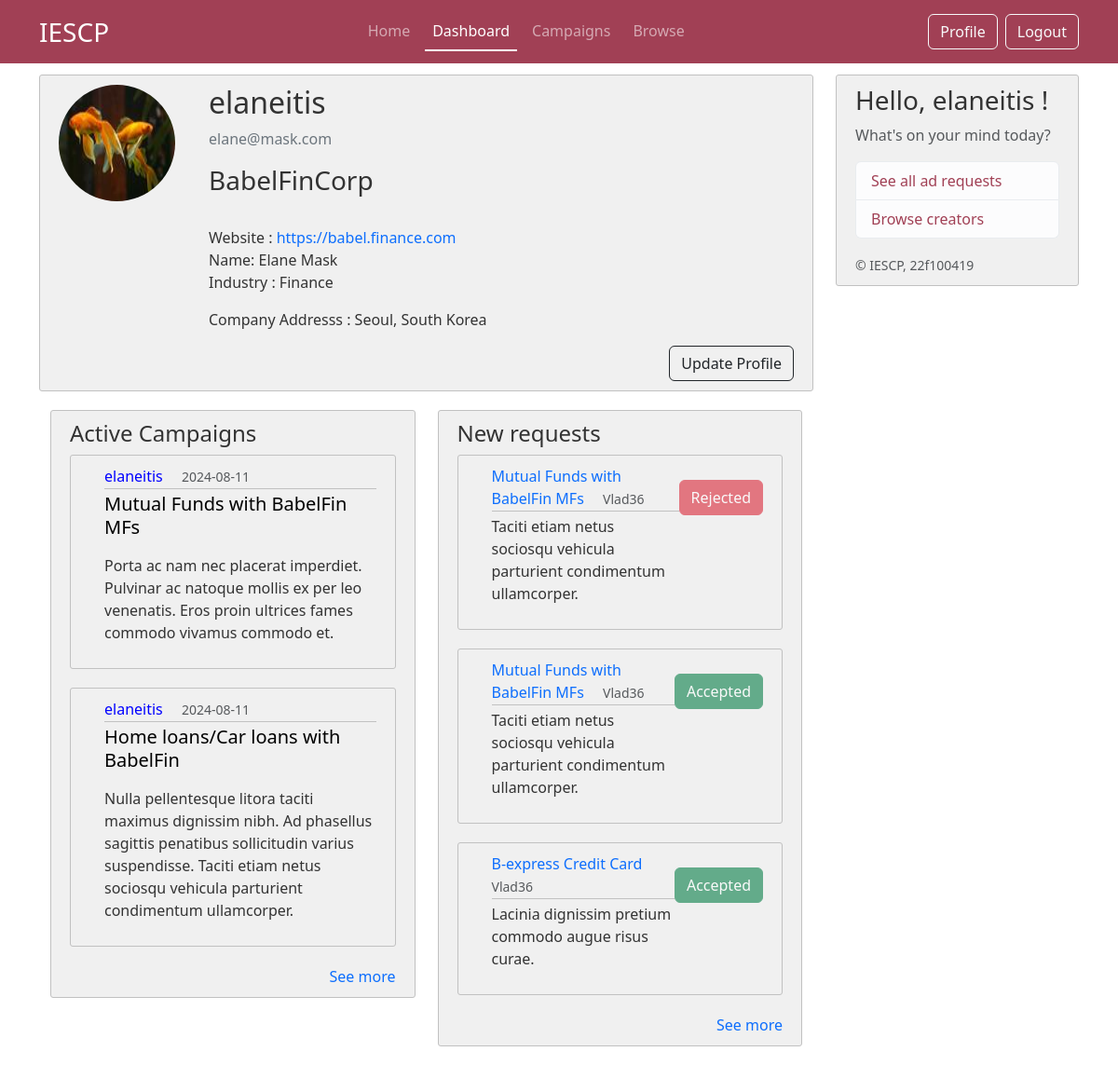
/dashboard (signed in), run on the app's committed database.
### iescp/models.py (models this page shows, shortened)
class CommonUser(db.Model,UserMixin):
     __tablename__ = 'commonuser'
     id = db.Column(db.Integer, primary_key=True)
     role = db.Column(db.String(25), nullable=False) # sponsor or creator
     username = db.Column(db.String(16), unique=True, nullable =False)
     password = db.Column(db.String(60), nullable =False)
     email = db.Column(db.String(50), unique=True, nullable =False)
     firstname = db.Column(db.String(50), nullable=False)
     lastname = db.Column(db.String(50), nullable=False)
     profile_pic = db.Column(db.String(16), nullable =False, default='default.jpg')
     status = db.Column(db.String(12), nullable= False, default='Public') #public or private profile for browse page
     flag = db.Column(db.String(5), nullable=False, default='No') # flag for admin
     phone_no = db.Column(db.String(16), nullable = False)

class Sponsor(db.Model, UserMixin):
     __tablename__ = 'sponsor'
     id = db.Column(db.Integer, primary_key=True)
     company = db.Column(db.String(50), nullable = False)
     industry = db.Column(db.String(50), nullable=False)
     website= db.Column(db.String(120), nullable=False)
     company_address = db.Column(db.Text, nullable=False)
     common_id = db.Column(db.Integer, db.ForeignKey('commonuser.id'), nullable = False)
     common_user = db.relationship('CommonUser', backref='sponsor', uselist=False)

class Post(db.Model):
     id = db.Column(db.Integer, primary_key=True)
     title = db.Column(db.String(100), nullable =False)
     date_posted = db.Column(db.DateTime, nullable =False, default =datetime.now(timezone.utc))
     description = db.Column(db.Text, nullable =False)
     budget = db.Column(db.String(20), nullable =False)
     industry = db.Column(db.String(20), nullable =False)
     end_date = db.Column(db.DateTime, nullable =False)
     user_id = db.Column(db.Integer,db.ForeignKey('sponsor.id'),nullable= False)
     status = db.Column(db.String(20), nullable=False, default='Public')
     author = db.relationship('Sponsor', backref='posts', lazy=True)

class AdRequest(db.Model):
    id = db.Column(db.Integer, primary_key=True)
    post_id = db.Column(db.Integer, db.ForeignKey('post.id'), nullable=False)
    sender_id = db.Column(db.Integer, db.ForeignKey('commonuser.id'), nullable=False)
    receiver_id = db.Column(db.Integer, db.ForeignKey('commonuser.id'), nullable=False)
    description = db.Column(db.Text, nullable=False)
    budget = db.Column(db.String(20), nullable=False)
    expected_completion_date = db.Column(db.DateTime, nullable=False)
    status = db.Column(db.String(20), nullable=False, default='pending')  # pending, accepted, rejected
    post = db.relationship('Post', backref='ad_requests')
    sender = db.relationship('CommonUser', foreign_keys=[sender_id], backref='sent_ad_requests')
    receiver = db.relationship('CommonUser', foreign_keys=[receiver_id], backref='received_ad_requests')

### iescp/routes.py (the view, shortened to what this page needs)
@app.route("/dashboard")
@login_required
def dashboard():
     image_file = url_for('static',filename='images/profile_pics/'+current_user.profile_pic)
     if current_user.role == "Sponsor":
          sponsor_data = Sponsor.query.filter_by(common_id=current_user.id).first()
          posts = Post.query.filter_by(author = sponsor_data).order_by(Post.date_posted.desc()).limit(2)
          rec_adreq = AdRequest.query.filter_by(receiver_id = current_user.id).all()
          return render_template("sponsor/01_sponsor_dashboard.html", title= "Dashboard", sponsor_data = sponsor_data, image_file=image_file, ads_posts=posts, ads_rec = rec_adreq)
     else:
          return redirect(url_for('home'))

### iescp/models.py (called while the page is built)
@login_manager.user_loader
def load_user(user_id):
     return CommonUser.query.get(int(user_id))

### iescp/templates/sponsor/01_sponsor_dashboard.html (shortened to what this page needs)
{% extends "layout.html" %}
{% block content %}
    <div class="content-section">
        <div class="d-flex">
            <div class="flex-shrink-0">
                <img src="{{ image_file }}" alt="user-profile-picture" class="rounded-circle account-img">
            </div>
            <div class="flex-grow-1 ms-3">
                <h2 class="account-name"> {{current_user.username}}</h2>
                <p class="text-secondary">{{ current_user.email  }}</p>
                <p class="h3">{{ sponsor_data.company  }}</p>
                <p class="article-content">
                    <span> Website : <a href="{{ sponsor_data.website }}" target="_blank"> {{ sponsor_data.website }}</a></span>
                    <span> Name: {{ current_user.firstname }} {{ current_user.lastname }}</span>
                    <span> Industry : {{ sponsor_data.industry }} </span>
                </p>
                <p class="article-content">Company Addresss : {{ sponsor_data.company_address }}</p>
            </div>
        </div>
        <div class="text-end">
            <a class="btn btn-outline-dark" href="{{url_for('sponsor_profile')}}">Update Profile</a>
        </div>
    </div>
    <div class="container">
        <div class="row ">
            <div class="col-md-6">
                <div class="content-section">
                    <h2 class="fs-4"> Active Campaigns</h2>
                    {% for post in ads_posts %}
                        <article class="d-flex content-section">
                            <div class="flex-grow-1 ms-3">
                                <div class="article-metadata justify-content-between">
                                    <a class="h6" href="{{ url_for('sponsor_view',username=post.author.common_user.username) }}" style="margin-right: 1rem;"> {{ post.author.common_user.username }}</a>
                                    <small class="text-muted"> {{ post.date_posted.strftime('%Y-%m-%d') }}</small>
                                </div>
                                <p><a class="article-title h5" href="{{ url_for('post',post_id=post.id)}}"> {{ post.title }} </a></p>
                                <p class="article-content"> {{ post.description }} </p>
                            </div>
                        </article>
                    {% endfor %}
                    <div class="text-end">
                        <a href="{{ url_for('campaign') }}" >See more</a>
                    </div>
                </div>
            </div>
            <div class="col-md-6">
                <div class="content-section">
                    <h2 class="fs-4"> New requests </h2>
                        {% for ad_post in ads_rec %}
                            <article class="d-flex content-section">
                                <div class="flex-grow-1 ms-3">
                                    <div class="article-metadata">
                                        <a class="mr-2" href="{{ url_for('view_adreq', ad_id=ad_post.id) }}" style="margin-right: 1rem;"> {{ ad_post.post.title }}</a>
                                        <small class="text-muted"> {{ ad_post.sender.username }}</small>
                                    </div>
                                    <p class="article-content"> {{ ad_post.description }} </p>
                                </div>
                                <div class="flex-shrink-0 mt-3">
                                    {% if ad_post.status=='accepted' %}
                                        <button type="button" class="btn btn-success" disabled> Accepted </button>
                                    {% endif %}
                                    {% if ad_post.status=='rejected' %}
                                        <button type="button" class="btn btn-danger" disabled> Rejected </button>
                                    {% endif %}
                                </div>
                            </article>
                        {% endfor %}
                        <div class="text-end">
                            <a href="{{ url_for('sponsor_adreq_list') }}" >See more</a>
                        </div>
                </div>
            </div>
        </div>
    </div>
{% endblock content %}

### iescp/templates/layout.html (shortened to what this page needs)
<!DOCTYPE html>
<html>
    <head>
        <link href="https://cdn.jsdelivr.net/npm/bootstrap@5.3.3/dist/css/bootstrap.min.css" rel="stylesheet">
        <link rel="stylesheet" type="text/css" href="{{ url_for('static', filename='css/layout.css') }}">
    </head>
    <body>
        {% if current_user.email!='admin@admin.com'%}
        <header class="site-header">
            <nav class="navbar navbar-expand-md fixed-top" data-bs-theme="dark">
                <div class="container">
                    <a class="navbar-brand fs-3" href="{{ url_for('home') }}" >IESCP</a>
                    <div class="collapse navbar-collapse" id="navbarSupportedContent">
                        <ul class="navbar-nav nav-underline ms-auto mb-2 mb-lg-0 gap-2">
                            <li class="nav-item">
                                <a class="nav-link {{ 'active' if request.endpoint == 'home' }}" aria-current="page" href="{{ url_for('home') }}"> Home </a>
                            </li>
                            <li class="nav-item">
                                <a class="nav-link {{ 'active' if request.endpoint == 'dashboard' }}" href="{{ url_for('dashboard') }}"> Dashboard </a>
                            </li>
                            <li class="nav-item">
                                <a class="nav-link {{ 'active' if request.endpoint == 'campaign' }}" href="{{ url_for('campaign') }}"> Campaigns </a>
                            </li>
                            <li class="nav-item">
                                <a class="nav-link {{ 'active' if request.endpoint == 'browse' }}" href="{{ url_for('browse') }}"> Browse </a>
                            </li>
                        </ul>
                        <ul class="navbar-nav ms-auto mb-2 mb-lg-0 gap-2">
                            <li class="nav-item">
                                {% if current_user.role=='Sponsor' %}
                                    <a class="btn btn-outline-light" href="{{url_for('sponsor_profile')}}"> Profile </a>
                                {% endif %}
                            </li>
                            <li class="nav-item">
                                <a class="btn btn-outline-light" href="{{ url_for('logout') }}"> Logout </a>
                            </li>
                        </ul>
                    </div>
            </nav>
        </header>
        <main role="main" class="container">
            <div class="row">
                <div class="col-md-9">
                    {% block content %} {% endblock %}
                </div>
                <div class="col-md-3">
                    <div class="content-section sticky-top">
                        <h3> Hello, {{ current_user.username }} ! </h3>
                        <p class='text-muted'> What's on your mind today?
                        <ul class="list-group">
                            {% if current_user.role == "Sponsor" %}
                            <li class="list-group-item list-group-item-action list-group-item-light"> <a href="{{ url_for('sponsor_adreq_list') }}"> See all ad requests </a> </li>
                            <li class="list-group-item list-group-item-action list-group-item-light"> <a href="{{ url_for('browse') }}"> Browse creators </a> </li>
                            {% endif %}
                        </ul>
                        </p>
                        <small class="text-muted">&copy; IESCP, 22f100419</small>
                    </div>
                </div>
            </div>
        </main>
        {% endif %}
    </body>
</html>

### iescp/static/css/layout.css (style rules this page uses)
.navbar { background-color: #a14055; }
.sticky-top { top: 80px; }
body { background: #fff; color: #333333; margin-top: 5rem; height: 100vh; }
body::before { content: ''; position: fixed; top: 0; left: 0; width: 100%; height: 100%; background-image: url('../images/layout-bg-2.png'); background-size: cover; background-repeat: no-repeat; background-position: center; background-attachment: fixed; opacity: 0.3; z-index: -1; }
.site-header .navbar-nav .nav-link.active { font-weight: 500; }
.content-section { background: #f0f0f0; padding: 10px 20px; border: 1px solid #c1c1c1; border-radius: 3px; margin-bottom: 20px; }
a { text-decoration: none; }
.article-title { color: #000; }
.article-content { white-space: pre-line; }
.article-metadata { padding-bottom: 1px; margin-bottom: 4px; color: blue; text-decoration: none; border-bottom: 1px solid #c1c1c1; }
.account-img { height: 125px; width: 125px; margin-right: 20px; margin-bottom: 16px; }
.list-group a { color: #a14055; }

### data on the page
CommonUser: username "elaneitis", email "elane@mask.com", firstname "Elane", lastname "Mask"
Sponsor: company "BabelFinCorp", website "https://babel.finance.com", industry "Finance", company_address "Seoul, South Korea"
Post: author.common_user.username "elaneitis", date_posted "2024-08-11", title "Mutual Funds with BabelFin MFs", description "Porta ac nam nec placerat imperdiet. Pulvinar ac natoque mollis ex per leo venenatis. Eros proin ultrices fames commodo vivamus commodo et."
Post: author.common_user.username "elaneitis", date_posted "2024-08-11", title "Home loans/Car loans with BabelFin", description "Nulla pellentesque litora taciti maximus dignissim nibh. Ad phasellus sagittis penatibus sollicitudin varius suspendisse. Taciti etiam netus sociosqu vehicula parturient condimentum ullamcorper."
AdRequest: post "Mutual Funds with BabelFin MFs", sender.username "Vlad36", description "Taciti etiam netus sociosqu vehicula parturient condimentum ullamcorper.", status "Rejected"
AdRequest: post "Mutual Funds with BabelFin MFs", sender.username "Vlad36", description "Taciti etiam netus sociosqu vehicula parturient condimentum ullamcorper.", status "Accepted"
AdRequest: post "B-express Credit Card", sender.username "Vlad36", description "Lacinia dignissim pretium commodo augue risus curae.", status "Accepted"
